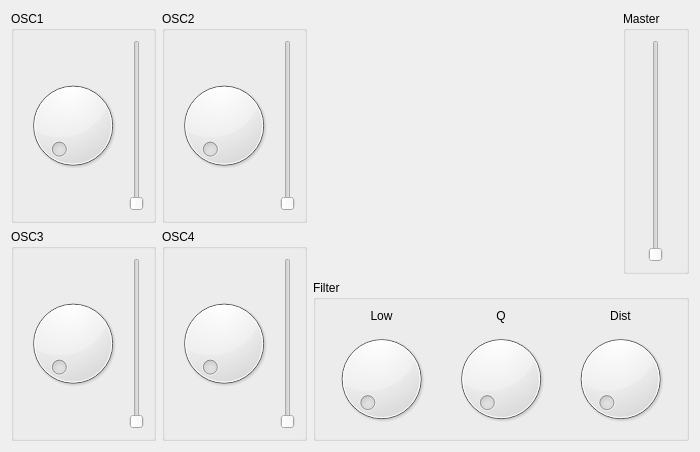
<?xml version="1.0" encoding="UTF-8"?>
<ui version="4.0">
 <class>Form</class>
 <widget class="MSurface" name="Form">
  <property name="geometry">
   <rect>
    <x>0</x>
    <y>0</y>
    <width>700</width>
    <height>452</height>
   </rect>
  </property>
  <property name="windowTitle">
   <string>Polybase Synthesizer</string>
  </property>
  <layout class="QHBoxLayout" name="horizontalLayout_8">
   <item>
    <layout class="QGridLayout" name="gridLayout">
     <item row="0" column="0">
      <widget class="QGroupBox" name="groupBox_2">
       <property name="title">
        <string>OSC1</string>
       </property>
       <layout class="QHBoxLayout" name="horizontalLayout_2">
        <item>
         <widget class="MDial" name="mdial_2">
          <property name="number">
           <number>1</number>
          </property>
         </widget>
        </item>
        <item>
         <widget class="MSlider" name="mslider">
          <property name="number">
           <number>2</number>
          </property>
         </widget>
        </item>
       </layout>
      </widget>
     </item>
     <item row="0" column="1">
      <widget class="QGroupBox" name="groupBox_3">
       <property name="title">
        <string>OSC2</string>
       </property>
       <layout class="QHBoxLayout" name="horizontalLayout_3">
        <item>
         <widget class="MDial" name="mdial_3">
          <property name="number">
           <number>3</number>
          </property>
         </widget>
        </item>
        <item>
         <widget class="MSlider" name="mslider_2">
          <property name="number">
           <number>4</number>
          </property>
         </widget>
        </item>
       </layout>
      </widget>
     </item>
     <item row="1" column="0">
      <widget class="QGroupBox" name="groupBox_4">
       <property name="title">
        <string>OSC3</string>
       </property>
       <layout class="QHBoxLayout" name="horizontalLayout_4">
        <item>
         <widget class="MDial" name="mdial_4">
          <property name="number">
           <number>5</number>
          </property>
         </widget>
        </item>
        <item>
         <widget class="MSlider" name="mslider_3">
          <property name="number">
           <number>6</number>
          </property>
         </widget>
        </item>
       </layout>
      </widget>
     </item>
     <item row="1" column="1">
      <widget class="QGroupBox" name="groupBox_5">
       <property name="title">
        <string>OSC4</string>
       </property>
       <layout class="QHBoxLayout" name="horizontalLayout_5">
        <item>
         <widget class="MDial" name="mdial_5">
          <property name="number">
           <number>7</number>
          </property>
         </widget>
        </item>
        <item>
         <widget class="MSlider" name="mslider_4">
          <property name="number">
           <number>8</number>
          </property>
         </widget>
        </item>
       </layout>
      </widget>
     </item>
    </layout>
   </item>
   <item>
    <layout class="QVBoxLayout" name="verticalLayout_4">
     <item>
      <layout class="QHBoxLayout" name="horizontalLayout_7">
       <item>
        <spacer name="horizontalSpacer">
         <property name="orientation">
          <enum>Qt::Horizontal</enum>
         </property>
         <property name="sizeHint" stdset="0">
          <size>
           <width>40</width>
           <height>20</height>
          </size>
         </property>
        </spacer>
       </item>
       <item>
        <widget class="QGroupBox" name="groupBox">
         <property name="sizePolicy">
          <sizepolicy hsizetype="Maximum" vsizetype="Preferred">
           <horstretch>0</horstretch>
           <verstretch>0</verstretch>
          </sizepolicy>
         </property>
         <property name="title">
          <string>Master</string>
         </property>
         <layout class="QHBoxLayout" name="horizontalLayout">
          <item>
           <widget class="MSlider" name="mslider_5"/>
          </item>
         </layout>
        </widget>
       </item>
      </layout>
     </item>
     <item>
      <widget class="QGroupBox" name="groupBox_6">
       <property name="title">
        <string>Filter</string>
       </property>
       <layout class="QHBoxLayout" name="horizontalLayout_6">
        <item>
         <layout class="QVBoxLayout" name="verticalLayout">
          <item>
           <widget class="QLabel" name="label">
            <property name="text">
             <string>Low</string>
            </property>
            <property name="alignment">
             <set>Qt::AlignCenter</set>
            </property>
           </widget>
          </item>
          <item>
           <widget class="MDial" name="mdial">
            <property name="number">
             <number>9</number>
            </property>
           </widget>
          </item>
         </layout>
        </item>
        <item>
         <layout class="QVBoxLayout" name="verticalLayout_2">
          <item>
           <widget class="QLabel" name="label_2">
            <property name="text">
             <string>Q</string>
            </property>
            <property name="alignment">
             <set>Qt::AlignCenter</set>
            </property>
           </widget>
          </item>
          <item>
           <widget class="MDial" name="mdial_6">
            <property name="number">
             <number>10</number>
            </property>
           </widget>
          </item>
         </layout>
        </item>
        <item>
         <layout class="QVBoxLayout" name="verticalLayout_3">
          <item>
           <widget class="QLabel" name="label_3">
            <property name="text">
             <string>Dist</string>
            </property>
            <property name="alignment">
             <set>Qt::AlignCenter</set>
            </property>
           </widget>
          </item>
          <item>
           <widget class="MDial" name="mdial_7">
            <property name="number">
             <number>11</number>
            </property>
           </widget>
          </item>
         </layout>
        </item>
       </layout>
      </widget>
     </item>
    </layout>
   </item>
  </layout>
 </widget>
 <customwidgets>
  <customwidget>
   <class>MSurface</class>
   <extends>QWidget</extends>
   <header>msurface.h</header>
   <container>1</container>
  </customwidget>
  <customwidget>
   <class>MDial</class>
   <extends>QDial</extends>
   <header>mdial.h</header>
  </customwidget>
  <customwidget>
   <class>MSlider</class>
   <extends>QSlider</extends>
   <header>mslider.h</header>
  </customwidget>
 </customwidgets>
 <resources/>
 <connections/>
</ui>
